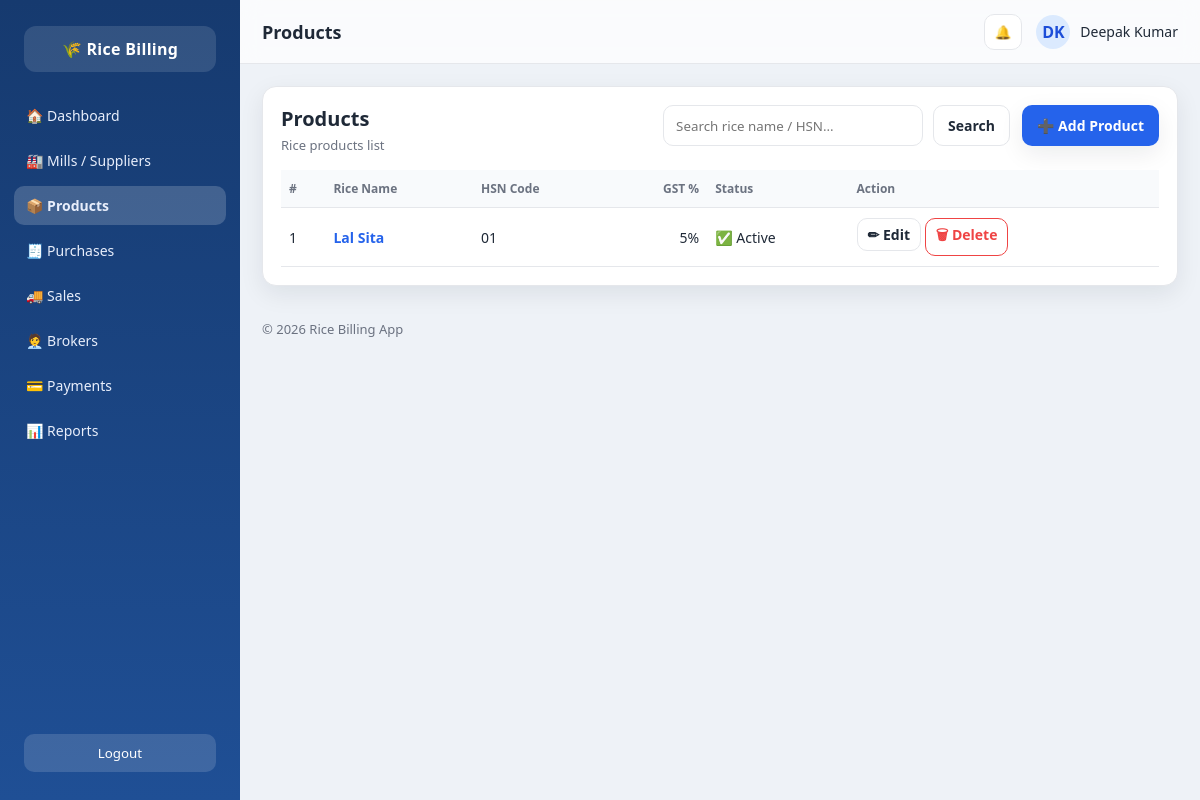
Screenshot of /products/ with the database file from the repository.
### core/models.py (models this page shows, shortened)
class Product(models.Model):
    rice_name = models.CharField(max_length=100)
    hsn_code = models.CharField(max_length=20)
    gst_percent = models.IntegerField()
    is_active = models.BooleanField(default=True)

### core/views.py (the view)
# urls.py: path('products/', views.product_list, name='product_list'),
def product_list(request):
    q = request.GET.get("q", "").strip()
    products = Product.objects.all().order_by("-id")  # ✅ no created_at in your model
    if q:
        products = products.filter(
            Q(rice_name__icontains=q) |
            Q(hsn_code__icontains=q)
        )
    return render(request, "core/product_list.html", {"products": products})

### core/templates/core/product_list.html
{% extends 'core/base.html' %}
{% block page_title %}Products{% endblock %}
{% block content %}
<div class="panel">
  <div class="list-header">
    <div>
      <h2 class="list-title">Products</h2>
      <p class="muted">Rice products list</p>
    </div>
    <div class="list-actions">
      <form method="GET" class="search-box">
        <input type="text" name="q" value="{{ request.GET.q }}" placeholder="Search rice name / HSN...">
        <button type="submit" class="btn btn-outline">Search</button>
      </form>
      <a href="{% url 'add_product' %}" class="btn btn-primary">➕ Add Product</a>
    </div>
  </div>
  <div class="table-wrap">
    <table class="table">
      <thead>
        <tr>
          <th>#</th>
          <th>Rice Name</th>
          <th>HSN Code</th>
          <th class="right">GST %</th>
          <th>Status</th>
          <th>Action</th>
        </tr>
      </thead>
      <tbody>
        {% for p in products %}
        <tr>
          <td>{{ forloop.counter }}</td>
          <td>
            <a href="{% url 'product_report' p.id %}" class="link-btn">
              <b>{{ p.rice_name }}</b>
            </a>
          </td>
          <td>{{ p.hsn_code|default:"-" }}</td>
          <td class="right">{{ p.gst_percent }}%</td>
          <td>
            {% if p.is_active %}
              ✅ Active
            {% else %}
              ❌ Inactive
            {% endif %}
          </td>
          <td>
            <a href="{% url 'edit_product' p.id %}" class="btn btn-outline" style="padding:6px 10px;">✏ Edit</a>
            <a href="{% url 'delete_product' p.id %}" class="btn btn-outline"
               style="padding:6px 10px; border-color:#ef4444; color:#ef4444;">
              🗑 Delete
            </a>
          </td>
        </tr>
        {% empty %}
        <tr>
          <td colspan="6" style="text-align:center; padding:20px;">No products found.</td>
        </tr>
        {% endfor %}
      </tbody>
    </table>
  </div>
</div>
{% endblock %}

### core/static/core/style.css (style rules this page uses)
* { margin:0; padding:0; box-sizing:border-box; font-family: "Segoe UI", Arial, sans-serif; }
:root { --bg:#eef2f7; --panel:#ffffff; --text:#1f2937; --muted:#6b7280; --border:#e5e7eb; --nav:#163a6f; --nav2:#1f4f95; --primary:#2563eb; --shadow: 0 8px 24px rgba(16,24,40,0.08); }
body.app { background: var(--bg); color: var(--text); min-height:100vh; display:flex; }
.btn { display:inline-flex; align-items:center; justify-content:center; gap:10px; padding:10px 14px; border-radius:10px; text-decoration:none; font-weight:600; font-size:14px; border:1px solid transparent; }
.btn-primary { background: var(--primary); color:#fff; box-shadow: var(--shadow); }
.panel { background: var(--panel); border:1px solid var(--border); border-radius:14px; padding:14px; box-shadow: var(--shadow); min-width:0; }
.table-wrap { overflow:auto; }
.table { width:100%; border-collapse:collapse; font-size:14px; }
.table th, .table td { border-bottom:1px solid var(--border); padding:10px 8px; }
.table th { text-align:left; color:var(--muted); font-size:12px; font-weight:700; }
.table td.right, .table th.right { text-align:right; }
.muted { color:var(--muted); font-size:13px; }
.btn-outline { background:#fff; border:1px solid var(--border); color: var(--text); }
.list-header { display:flex; justify-content:space-between; align-items:flex-start; gap:14px; margin-bottom:16px; }
.list-title { font-size:20px; font-weight:800; margin-bottom:4px; }
.list-actions { display:flex; align-items:center; gap:12px; flex-wrap:wrap; }
.search-box { display:flex; gap:10px; }
.search-box input { padding:10px 12px; border:1px solid var(--border); border-radius:10px; outline:none; width:260px; }
.table thead th { background:#f8fafc; position: sticky; top: 0; z-index: 1; }
.panel { padding:18px; }
.link-btn { text-decoration:none; color: var(--primary); font-weight:800; }

### rows the page displays
Product: rice_name "Lal Sita", hsn_code "01", gst_percent "5", is_active "✅ Active"
